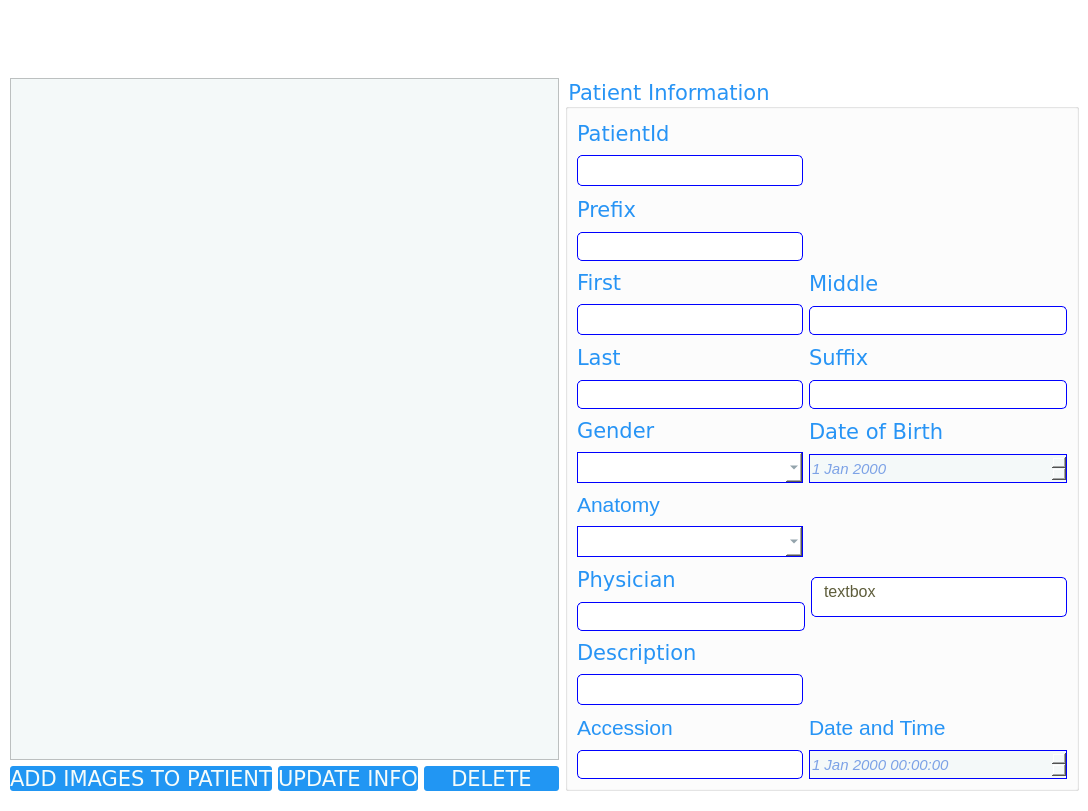
<?xml version="1.0" encoding="UTF-8"?>
<ui version="4.0">
 <class>patientdatabase</class>
 <widget class="QDialog" name="patientdatabase">
  <property name="geometry">
   <rect>
    <x>0</x>
    <y>0</y>
    <width>1088</width>
    <height>811</height>
   </rect>
  </property>
  <property name="windowTitle">
   <string>Dialog</string>
  </property>
  <property name="styleSheet">
   <string notr="true">QDialog#patientdatabase{
	background-image: url(:/new/Images/Backround.jpg);
	background-color: #ffffff;
}
</string>
  </property>
  <widget class="QWidget" name="layoutWidget">
   <property name="geometry">
    <rect>
     <x>10</x>
     <y>10</y>
     <width>1069</width>
     <height>781</height>
    </rect>
   </property>
   <layout class="QGridLayout" name="gridLayout_5">
    <item row="0" column="0">
     <layout class="QHBoxLayout" name="horizontalLayout">
      <item>
       <spacer name="horizontalSpacer">
        <property name="orientation">
         <enum>Qt::Horizontal</enum>
        </property>
        <property name="sizeHint" stdset="0">
         <size>
          <width>1003</width>
          <height>59</height>
         </size>
        </property>
       </spacer>
      </item>
      <item>
       <widget class="QPushButton" name="pushButton_2">
        <property name="sizePolicy">
         <sizepolicy hsizetype="Minimum" vsizetype="Preferred">
          <horstretch>0</horstretch>
          <verstretch>0</verstretch>
         </sizepolicy>
        </property>
        <property name="minimumSize">
         <size>
          <width>0</width>
          <height>62</height>
         </size>
        </property>
        <property name="font">
         <font>
          <family>Verdana</family>
          <pointsize>16</pointsize>
         </font>
        </property>
        <property name="styleSheet">
         <string notr="true">border-image: url(:/new/Images/1484825583_home-70px.png);
 color: black;
            
            border-top: 3px transparent;
            border-bottom: 3px transparent;
            border-right: 10px transparent;
            border-left: 10px transparent;</string>
        </property>
        <property name="text">
         <string/>
        </property>
       </widget>
      </item>
     </layout>
    </item>
    <item row="1" column="0">
     <layout class="QGridLayout" name="gridLayout_4">
      <item row="0" column="0">
       <layout class="QGridLayout" name="gridLayout">
        <item row="1" column="0">
         <layout class="QHBoxLayout" name="horizontalLayout_2">
          <item>
           <widget class="QPushButton" name="pushButton_images">
            <property name="font">
             <font>
              <family>Verdana</family>
              <pointsize>16</pointsize>
             </font>
            </property>
            <property name="styleSheet">
             <string notr="true">QPushButton{
	background-color: #2196f3;
	 border: 0px solid #8f8f91;
    border-radius: 3px;
	color:#f6fcfa;
}
QPushButton:hover{
	background-color: #2196f3;
	 border: 0px solid #4facf5;
    border-radius: 3px;
	color:#f6fcfa;
}

QPushButton:pressed{
	background-color: #2196f3;
	 border: 0px solid #8f8f91;
    border-radius: 3px;
	color:#ffffff;
}

</string>
            </property>
            <property name="text">
             <string>ADD IMAGES TO PATIENT</string>
            </property>
           </widget>
          </item>
          <item>
           <widget class="QPushButton" name="pushButton_edit">
            <property name="sizePolicy">
             <sizepolicy hsizetype="Preferred" vsizetype="Preferred">
              <horstretch>0</horstretch>
              <verstretch>0</verstretch>
             </sizepolicy>
            </property>
            <property name="font">
             <font>
              <family>Verdana</family>
              <pointsize>16</pointsize>
              <weight>50</weight>
              <bold>false</bold>
             </font>
            </property>
            <property name="styleSheet">
             <string notr="true">QPushButton{
	background-color: #2196f3;
	 border: 0px solid #8f8f91;
    border-radius: 3px;
	color:#f6fcfa;
}
QPushButton:hover{
	background-color: #2196f3;
	 border: 0px solid #4facf5;
    border-radius: 3px;
	color:#f6fcfa;
}

QPushButton:pressed{
	background-color: #2196f3;
	 border: 0px solid #8f8f91;
    border-radius: 3px;
	color:#ffffff;
}

</string>
            </property>
            <property name="text">
             <string>UPDATE INFO</string>
            </property>
           </widget>
          </item>
          <item>
           <widget class="QPushButton" name="pushButton_delete">
            <property name="sizePolicy">
             <sizepolicy hsizetype="Preferred" vsizetype="Preferred">
              <horstretch>0</horstretch>
              <verstretch>0</verstretch>
             </sizepolicy>
            </property>
            <property name="font">
             <font>
              <family>Verdana</family>
              <pointsize>16</pointsize>
             </font>
            </property>
            <property name="styleSheet">
             <string notr="true">QPushButton{
	background-color: #2196f3;
	 border: 0px solid #8f8f91;
    border-radius: 3px;
	color:#f6fcfa;
}
QPushButton:hover{
	background-color: #2196f3;
	 border: 0px solid #4facf5;
    border-radius: 3px;
	color:#f6fcfa;
}

QPushButton:pressed{
	background-color: #2196f3;
	 border: 0px solid #8f8f91;
    border-radius: 3px;
	color:#ffffff;
}

</string>
            </property>
            <property name="text">
             <string>DELETE</string>
            </property>
           </widget>
          </item>
         </layout>
        </item>
        <item row="0" column="0">
         <widget class="QTableView" name="tableView_view">
          <property name="sizePolicy">
           <sizepolicy hsizetype="MinimumExpanding" vsizetype="MinimumExpanding">
            <horstretch>0</horstretch>
            <verstretch>0</verstretch>
           </sizepolicy>
          </property>
          <property name="styleSheet">
           <string notr="true">QTableView#tableView_view{
	background-color: #f4f9f9;
    background-image: url(url(:/new/Images/Chosen Button 1.png));
    background-attachment: fixed;
	color:#7ca2e6;
}</string>
          </property>
         </widget>
        </item>
       </layout>
      </item>
      <item row="0" column="1">
       <widget class="QGroupBox" name="groupBox">
        <property name="sizePolicy">
         <sizepolicy hsizetype="Fixed" vsizetype="Preferred">
          <horstretch>0</horstretch>
          <verstretch>0</verstretch>
         </sizepolicy>
        </property>
        <property name="font">
         <font>
          <family>Verdana</family>
          <pointsize>16</pointsize>
          <weight>50</weight>
          <bold>false</bold>
         </font>
        </property>
        <property name="styleSheet">
         <string notr="true">QGroupBox{
	color: #2794f5;
}</string>
        </property>
        <property name="title">
         <string>Patient Information</string>
        </property>
        <layout class="QGridLayout" name="gridLayout_3">
         <item row="0" column="0">
          <layout class="QVBoxLayout" name="verticalLayout">
           <property name="sizeConstraint">
            <enum>QLayout::SetDefaultConstraint</enum>
           </property>
           <item>
            <widget class="QLabel" name="label">
             <property name="sizePolicy">
              <sizepolicy hsizetype="Preferred" vsizetype="Preferred">
               <horstretch>0</horstretch>
               <verstretch>0</verstretch>
              </sizepolicy>
             </property>
             <property name="font">
              <font>
               <family>Verdana</family>
               <pointsize>16</pointsize>
               <weight>50</weight>
               <bold>false</bold>
              </font>
             </property>
             <property name="styleSheet">
              <string notr="true">QLabel{
	color: #2794f5;
}</string>
             </property>
             <property name="text">
              <string>PatientId</string>
             </property>
             <property name="buddy">
              <cstring>lineEdit_patientId</cstring>
             </property>
            </widget>
           </item>
           <item>
            <widget class="QLineEdit" name="lineEdit_patientId">
             <property name="sizePolicy">
              <sizepolicy hsizetype="Preferred" vsizetype="Preferred">
               <horstretch>0</horstretch>
               <verstretch>0</verstretch>
              </sizepolicy>
             </property>
             <property name="font">
              <font>
               <pointsize>16</pointsize>
              </font>
             </property>
             <property name="styleSheet">
              <string notr="true">QLineEdit {
    border: 1px solid blue;
    border-radius: 5px;
    padding: 0 8px;
    background: #ffffff;
    selection-background-color: darkgray;
	color:#79c5c0;
}</string>
             </property>
             <property name="text">
              <string/>
             </property>
            </widget>
           </item>
          </layout>
         </item>
         <item row="1" column="0">
          <widget class="QLabel" name="label_13">
           <property name="maximumSize">
            <size>
             <width>16777215</width>
             <height>34</height>
            </size>
           </property>
           <property name="font">
            <font>
             <family>Verdana</family>
             <pointsize>16</pointsize>
            </font>
           </property>
           <property name="styleSheet">
            <string notr="true">QLabel{
	color: #2794f5;
}</string>
           </property>
           <property name="text">
            <string>Prefix</string>
           </property>
          </widget>
         </item>
         <item row="2" column="0">
          <widget class="QLineEdit" name="lineEdit_prefix">
           <property name="font">
            <font>
             <pointsize>16</pointsize>
            </font>
           </property>
           <property name="styleSheet">
            <string notr="true">QLineEdit {
    border: 1px solid blue;
    border-radius: 5px;
    padding: 0 8px;
    background: #ffffff;
    selection-background-color: darkgray;
	color:#79c5c0;
}</string>
           </property>
          </widget>
         </item>
         <item row="3" column="0">
          <layout class="QVBoxLayout" name="verticalLayout_3">
           <item>
            <widget class="QLabel" name="label_2">
             <property name="font">
              <font>
               <family>Verdana</family>
               <pointsize>16</pointsize>
               <weight>50</weight>
               <bold>false</bold>
              </font>
             </property>
             <property name="styleSheet">
              <string notr="true">QLabel{
	color: #2794f5;
}</string>
             </property>
             <property name="text">
              <string>First</string>
             </property>
             <property name="buddy">
              <cstring>lineEdit_first</cstring>
             </property>
            </widget>
           </item>
           <item>
            <widget class="QLineEdit" name="lineEdit_first">
             <property name="sizePolicy">
              <sizepolicy hsizetype="Preferred" vsizetype="Preferred">
               <horstretch>0</horstretch>
               <verstretch>0</verstretch>
              </sizepolicy>
             </property>
             <property name="font">
              <font>
               <family>Verdana</family>
               <pointsize>16</pointsize>
              </font>
             </property>
             <property name="styleSheet">
              <string notr="true">QLineEdit {
    border: 1px solid blue;
    border-radius: 5px;
    padding: 0 8px;
    background: #ffffff;
    selection-background-color: darkgray;
	color:#79c5c0;
}</string>
             </property>
            </widget>
           </item>
          </layout>
         </item>
         <item row="3" column="1">
          <layout class="QVBoxLayout" name="verticalLayout_4">
           <item>
            <widget class="QLabel" name="label_3">
             <property name="font">
              <font>
               <family>Verdana</family>
               <pointsize>16</pointsize>
               <weight>50</weight>
               <bold>false</bold>
              </font>
             </property>
             <property name="styleSheet">
              <string notr="true">QLabel{
	color: #2794f5;
}</string>
             </property>
             <property name="text">
              <string>Middle</string>
             </property>
             <property name="buddy">
              <cstring>lineEdit_middle</cstring>
             </property>
            </widget>
           </item>
           <item>
            <widget class="QLineEdit" name="lineEdit_middle">
             <property name="font">
              <font>
               <pointsize>16</pointsize>
              </font>
             </property>
             <property name="styleSheet">
              <string notr="true">QLineEdit {
    border: 1px solid blue;
    border-radius: 5px;
    padding: 0 8px;
    background: #ffffff;
    selection-background-color: darkgray;
	color:#79c5c0;
}</string>
             </property>
            </widget>
           </item>
          </layout>
         </item>
         <item row="4" column="0">
          <layout class="QVBoxLayout" name="verticalLayout_9">
           <item>
            <widget class="QLabel" name="label_4">
             <property name="font">
              <font>
               <family>Verdana</family>
               <pointsize>16</pointsize>
               <weight>50</weight>
               <bold>false</bold>
              </font>
             </property>
             <property name="styleSheet">
              <string notr="true">QLabel{
	color: #2794f5;
}</string>
             </property>
             <property name="text">
              <string>Last</string>
             </property>
             <property name="buddy">
              <cstring>lineEdit_last</cstring>
             </property>
            </widget>
           </item>
           <item>
            <widget class="QLineEdit" name="lineEdit_last">
             <property name="font">
              <font>
               <family>Verdana</family>
               <pointsize>16</pointsize>
              </font>
             </property>
             <property name="styleSheet">
              <string notr="true">QLineEdit {
    border: 1px solid blue;
    border-radius: 5px;
    padding: 0 8px;
    background: #ffffff;
    selection-background-color: darkgray;
	color:#79c5c0;
}</string>
             </property>
            </widget>
           </item>
          </layout>
         </item>
         <item row="4" column="1">
          <layout class="QVBoxLayout" name="verticalLayout_2">
           <item>
            <widget class="QLabel" name="label_5">
             <property name="font">
              <font>
               <family>Verdana</family>
               <pointsize>16</pointsize>
               <weight>50</weight>
               <bold>false</bold>
              </font>
             </property>
             <property name="styleSheet">
              <string notr="true">QLabel{
	color: #2794f5;
}</string>
             </property>
             <property name="text">
              <string>Suffix</string>
             </property>
             <property name="buddy">
              <cstring>lineEdit_suffix</cstring>
             </property>
            </widget>
           </item>
           <item>
            <widget class="QLineEdit" name="lineEdit_suffix">
             <property name="font">
              <font>
               <family>Verdana</family>
               <pointsize>16</pointsize>
              </font>
             </property>
             <property name="styleSheet">
              <string notr="true">QLineEdit {
    border: 1px solid blue;
    border-radius: 5px;
    padding: 0 8px;
    background: #ffffff;
    selection-background-color: darkgray;
	color:#79c5c0;
}</string>
             </property>
            </widget>
           </item>
          </layout>
         </item>
         <item row="5" column="0">
          <layout class="QVBoxLayout" name="verticalLayout_6">
           <item>
            <widget class="QLabel" name="label_7">
             <property name="font">
              <font>
               <family>Verdana</family>
               <pointsize>16</pointsize>
               <weight>50</weight>
               <bold>false</bold>
              </font>
             </property>
             <property name="styleSheet">
              <string notr="true">QLabel{
	color: #2794f5;
}</string>
             </property>
             <property name="text">
              <string>Gender</string>
             </property>
             <property name="buddy">
              <cstring>comboBox_gender</cstring>
             </property>
            </widget>
           </item>
           <item>
            <widget class="QComboBox" name="comboBox_gender">
             <property name="minimumSize">
              <size>
               <width>133</width>
               <height>31</height>
              </size>
             </property>
             <property name="font">
              <font>
               <pointsize>11</pointsize>
               <weight>50</weight>
               <italic>false</italic>
               <bold>false</bold>
              </font>
             </property>
             <property name="styleSheet">
              <string notr="true"> QComboBox {
     border: 1px solid blue;
background-color: rgb(255, 255, 255);
color: #546e7a;
font:11pt;
 }

QComboBox QAbstractItemView {
     border: 1px solid darkgray;
     selection-background-color: #60b9ff;
	 color:546e7a;
 }</string>
             </property>
             <item>
              <property name="text">
               <string/>
              </property>
             </item>
             <item>
              <property name="text">
               <string>Male</string>
              </property>
             </item>
             <item>
              <property name="text">
               <string>Female</string>
              </property>
             </item>
             <item>
              <property name="text">
               <string>Other</string>
              </property>
             </item>
            </widget>
           </item>
          </layout>
         </item>
         <item row="5" column="1">
          <layout class="QVBoxLayout" name="verticalLayout_5">
           <item>
            <widget class="QLabel" name="label_6">
             <property name="font">
              <font>
               <family>Verdana</family>
               <pointsize>16</pointsize>
              </font>
             </property>
             <property name="styleSheet">
              <string notr="true">QLabel{
	color: #2794f5;
}</string>
             </property>
             <property name="text">
              <string>Date of Birth</string>
             </property>
             <property name="buddy">
              <cstring>dateEdit_dob</cstring>
             </property>
            </widget>
           </item>
           <item>
            <widget class="QDateEdit" name="dateEdit_dob">
             <property name="minimumSize">
              <size>
               <width>0</width>
               <height>29</height>
              </size>
             </property>
             <property name="font">
              <font>
               <pointsize>11</pointsize>
               <weight>50</weight>
               <italic>true</italic>
               <bold>false</bold>
              </font>
             </property>
             <property name="styleSheet">
              <string notr="true"> QDateTimeEdit {
 border: 1px solid blue;
background-color:#f4f9f9;
color: #7ca2e6;
font:italic 11pt;
 }

</string>
             </property>
            </widget>
           </item>
          </layout>
         </item>
         <item row="6" column="0">
          <layout class="QVBoxLayout" name="verticalLayout_10">
           <item>
            <widget class="QLabel" name="label_10">
             <property name="font">
              <font>
               <pointsize>16</pointsize>
               <weight>50</weight>
               <bold>false</bold>
              </font>
             </property>
             <property name="styleSheet">
              <string notr="true">QLabel{
	color: #2794f5;
}</string>
             </property>
             <property name="text">
              <string>Anatomy</string>
             </property>
             <property name="buddy">
              <cstring>comboBox_anatomy</cstring>
             </property>
            </widget>
           </item>
           <item>
            <widget class="QComboBox" name="comboBox_anatomy">
             <property name="minimumSize">
              <size>
               <width>133</width>
               <height>31</height>
              </size>
             </property>
             <property name="font">
              <font>
               <pointsize>11</pointsize>
               <weight>50</weight>
               <italic>false</italic>
               <bold>false</bold>
              </font>
             </property>
             <property name="styleSheet">
              <string notr="true"> QComboBox {
     border: 1px solid blue;
background-color: rgb(255, 255, 255);
color: #546e7a;
font:11pt;
 }

QComboBox QAbstractItemView {
     border: 1px solid darkgray;
     selection-background-color: #60b9ff;
	 color:546e7a;
 }</string>
             </property>
             <item>
              <property name="text">
               <string/>
              </property>
             </item>
             <item>
              <property name="text">
               <string>Hand</string>
              </property>
             </item>
             <item>
              <property name="text">
               <string>Elbow</string>
              </property>
             </item>
             <item>
              <property name="text">
               <string>Shoulder</string>
              </property>
             </item>
             <item>
              <property name="text">
               <string>Foot</string>
              </property>
             </item>
             <item>
              <property name="text">
               <string>Ankle</string>
              </property>
             </item>
             <item>
              <property name="text">
               <string>Knee</string>
              </property>
             </item>
             <item>
              <property name="text">
               <string>Upper Leg</string>
              </property>
             </item>
            </widget>
           </item>
          </layout>
         </item>
         <item row="7" column="0" colspan="2">
          <layout class="QGridLayout" name="gridLayout_2">
           <item row="0" column="0">
            <widget class="QLabel" name="label_8">
             <property name="font">
              <font>
               <family>Verdana</family>
               <pointsize>16</pointsize>
               <weight>50</weight>
               <bold>false</bold>
              </font>
             </property>
             <property name="styleSheet">
              <string notr="true">QLabel{
	color: #2794f5;
}</string>
             </property>
             <property name="text">
              <string>Physician</string>
             </property>
             <property name="buddy">
              <cstring>lineEdit_physician</cstring>
             </property>
            </widget>
           </item>
           <item row="0" column="1" rowspan="2">
            <widget class="QTextEdit" name="textEdit">
             <property name="maximumSize">
              <size>
               <width>256</width>
               <height>40</height>
              </size>
             </property>
             <property name="styleSheet">
              <string notr="true">QTextEdit {
    border: 1px solid blue;
    border-radius: 5px;
    padding: 0 8px;
    background: #ffffff;
    selection-background-color: darkgray;
	color:#79c5c0;
}</string>
             </property>
             <property name="html">
              <string>&lt;!DOCTYPE HTML PUBLIC &quot;-//W3C//DTD HTML 4.0//EN&quot; &quot;http://www.w3.org/TR/REC-html40/strict.dtd&quot;&gt;
&lt;html&gt;&lt;head&gt;&lt;meta name=&quot;qrichtext&quot; content=&quot;1&quot; /&gt;&lt;style type=&quot;text/css&quot;&gt;
p, li { white-space: pre-wrap; }
&lt;/style&gt;&lt;/head&gt;&lt;body style=&quot; font-family:'MS Shell Dlg 2'; font-size:8.25pt; font-weight:400; font-style:normal;&quot;&gt;
&lt;p style=&quot; margin-top:0px; margin-bottom:0px; margin-left:0px; margin-right:0px; -qt-block-indent:0; text-indent:0px;&quot;&gt;&lt;span style=&quot; font-size:12pt; color:#5e5d3b;&quot;&gt;textbox&lt;/span&gt;&lt;/p&gt;&lt;/body&gt;&lt;/html&gt;</string>
             </property>
            </widget>
           </item>
           <item row="1" column="0">
            <widget class="QLineEdit" name="lineEdit_physician">
             <property name="font">
              <font>
               <family>Verdana</family>
               <pointsize>16</pointsize>
              </font>
             </property>
             <property name="styleSheet">
              <string notr="true">QLineEdit {
    border: 1px solid blue;
    border-radius: 5px;
    padding: 0 8px;
    background: #ffffff;
    selection-background-color: darkgray;
	color:#79c5c0;
}</string>
             </property>
            </widget>
           </item>
          </layout>
         </item>
         <item row="8" column="0">
          <layout class="QVBoxLayout" name="verticalLayout_8">
           <item>
            <widget class="QLabel" name="label_9">
             <property name="font">
              <font>
               <family>Verdana</family>
               <pointsize>16</pointsize>
              </font>
             </property>
             <property name="styleSheet">
              <string notr="true">QLabel{
	color: #2794f5;
}</string>
             </property>
             <property name="text">
              <string>Description</string>
             </property>
             <property name="buddy">
              <cstring>lineEdit_Description</cstring>
             </property>
            </widget>
           </item>
           <item>
            <widget class="QLineEdit" name="lineEdit_Description">
             <property name="sizePolicy">
              <sizepolicy hsizetype="Fixed" vsizetype="Minimum">
               <horstretch>0</horstretch>
               <verstretch>0</verstretch>
              </sizepolicy>
             </property>
             <property name="font">
              <font>
               <family>Verdana</family>
               <pointsize>16</pointsize>
              </font>
             </property>
             <property name="styleSheet">
              <string notr="true">QLineEdit {
    border: 1px solid blue;
    border-radius: 5px;
    padding: 0 8px;
    background: #ffffff;
    selection-background-color: darkgray;
	color:#79c5c0;
}</string>
             </property>
             <property name="dragEnabled">
              <bool>false</bool>
             </property>
            </widget>
           </item>
          </layout>
         </item>
         <item row="9" column="0">
          <layout class="QVBoxLayout" name="verticalLayout_11">
           <item>
            <widget class="QLabel" name="label_11">
             <property name="font">
              <font>
               <pointsize>16</pointsize>
               <weight>50</weight>
               <bold>false</bold>
              </font>
             </property>
             <property name="styleSheet">
              <string notr="true">QLabel{
	color: #2794f5;
}</string>
             </property>
             <property name="text">
              <string>Accession</string>
             </property>
             <property name="buddy">
              <cstring>lineEdit_Accession</cstring>
             </property>
            </widget>
           </item>
           <item>
            <widget class="QLineEdit" name="lineEdit_Accession">
             <property name="font">
              <font>
               <family>Verdana</family>
               <pointsize>16</pointsize>
              </font>
             </property>
             <property name="styleSheet">
              <string notr="true">QLineEdit {
    border: 1px solid blue;
    border-radius: 5px;
    padding: 0 8px;
    background: #ffffff;
    selection-background-color: darkgray;
	color:#79c5c0;
}</string>
             </property>
            </widget>
           </item>
          </layout>
         </item>
         <item row="9" column="1">
          <layout class="QVBoxLayout" name="verticalLayout_12">
           <item>
            <widget class="QLabel" name="label_12">
             <property name="font">
              <font>
               <pointsize>16</pointsize>
               <weight>50</weight>
               <bold>false</bold>
              </font>
             </property>
             <property name="styleSheet">
              <string notr="true">QLabel{
	color: #2794f5;
}</string>
             </property>
             <property name="text">
              <string>Date and Time</string>
             </property>
             <property name="buddy">
              <cstring>dateTimeEdit</cstring>
             </property>
            </widget>
           </item>
           <item>
            <widget class="QDateTimeEdit" name="dateTimeEdit">
             <property name="minimumSize">
              <size>
               <width>258</width>
               <height>29</height>
              </size>
             </property>
             <property name="font">
              <font>
               <pointsize>11</pointsize>
               <weight>50</weight>
               <italic>true</italic>
               <bold>false</bold>
              </font>
             </property>
             <property name="styleSheet">
              <string notr="true"> QDateTimeEdit {
 border: 1px solid blue;
background-color:#f4f9f9;
color: #7ca2e6;
font:italic 11pt;
 }

</string>
             </property>
            </widget>
           </item>
          </layout>
         </item>
        </layout>
        <zorder></zorder>
        <zorder></zorder>
        <zorder></zorder>
        <zorder></zorder>
        <zorder></zorder>
        <zorder></zorder>
        <zorder></zorder>
        <zorder></zorder>
        <zorder></zorder>
        <zorder></zorder>
        <zorder>label_13</zorder>
        <zorder>lineEdit_prefix</zorder>
       </widget>
      </item>
     </layout>
    </item>
   </layout>
  </widget>
 </widget>
 <tabstops>
  <tabstop>lineEdit_patientId</tabstop>
  <tabstop>lineEdit_first</tabstop>
  <tabstop>lineEdit_middle</tabstop>
  <tabstop>lineEdit_last</tabstop>
  <tabstop>lineEdit_suffix</tabstop>
  <tabstop>comboBox_gender</tabstop>
  <tabstop>dateEdit_dob</tabstop>
  <tabstop>comboBox_anatomy</tabstop>
  <tabstop>lineEdit_physician</tabstop>
  <tabstop>lineEdit_Description</tabstop>
  <tabstop>lineEdit_Accession</tabstop>
  <tabstop>dateTimeEdit</tabstop>
  <tabstop>pushButton_edit</tabstop>
  <tabstop>pushButton_delete</tabstop>
  <tabstop>tableView_view</tabstop>
  <tabstop>pushButton_2</tabstop>
 </tabstops>
 <resources/>
 <connections/>
</ui>
